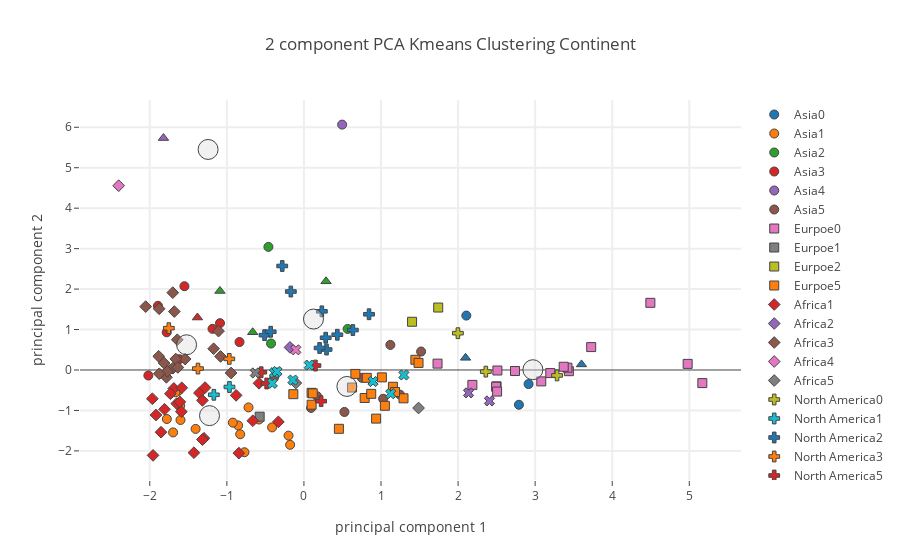

Here is the notebook cell this chart was saved with:
### Code cell
plot_plotly(principalDf_socio,"Continent",continent_centers_socio,"Socioeconomic + Foods")

### Figure 1 — Plotly figure (JSON) as saved in the notebook; plotly's stock layout.template omitted (floating-point values rounded to 4 significant figures)
{"data": [{"marker": {"color": 0, "line": {"width": 1}, "size": 9, "symbol": 0}, "mode": "markers", "name": "Asia0", "text": ["Israel", "Japan", "Kuwait"], "type": "scatter", "uid": "054f1ebc-9460-4724-9ad0-b9a22416b911", "x": [2.915, 2.107, 2.789], "y": [-0.3477, 1.345, -0.8598]}, {"marker": {"color": 1, "line": {"width": 1}, "size": 9, "symbol": 0}, "mode": "markers", "name": "Asia1", "text": ["Afghanistan", "Azerbaijan", "Georgia", "India", "Iran (Islamic Republic of)", "Iraq", "Jordan", "Kyrgyzstan", "Lao People's Democratic Republic", "Nepal", "Pakistan", "Tajikistan", "Turkey", "Turkmenistan", "Uzbekistan", "Yemen"], "type": "scatter", "uid": "a223e734-9655-4560-b3b0-b3b239829903", "x": [-1.697, -0.7716, -0.8532, -1.634, -0.9224, -1.405, -0.5828, -0.4132, -1.667, -1.779, -0.7191, -1.605, -0.1997, -0.1789, -0.8269, -1.601], "y": [-1.543, -2.033, -1.37, -0.5239, -1.301, -1.457, -1.224, -1.42, -0.5517, -1.212, -0.9256, -0.8857, -1.623, -1.849, -1.588, -1.236]}, {"marker": {"color": 2, "line": {"width": 1}, "size": 9, "symbol": 0}, "mode": "markers", "name": "Asia2", "text": ["Lebanon", "Malaysia", "Republic of Korea"], "type": "scatter", "uid": "72c2d691-bd14-44e3-8380-8097f7aae4ec", "x": [-0.4267, -0.4608, 0.567], "y": [0.6543, 3.043, 1.015]}, {"marker": {"color": 3, "line": {"width": 1}, "size": 9, "symbol": 0}, "mode": "markers", "name": "Asia3", "text": ["Bangladesh", "Cambodia", "Indonesia", "Myanmar", "Philippines", "Sri Lanka", "Thailand", "Timor-Leste", "Viet Nam"], "type": "scatter", "uid": "0fe1176d-7c85-4104-8389-4c8c5adc23a6", "x": [-2.018, -1.616, -1.78, -0.8358, -1.55, -1.894, -1.089, -1.713, -1.186], "y": [-0.1371, 0.268, 0.9317, 0.691, 2.071, 1.586, 1.158, 0.02994, 1.016]}, {"marker": {"color": 4, "line": {"width": 1}, "size": 9, "symbol": 0}, "mode": "markers", "name": "Asia4", "text": ["Maldives"], "type": "scatter", "uid": "64b22714-49c5-4973-bdd9-20f06c1a8de8", "x": [0.4958], "y": [6.065]}, {"marker": {"color": 5, "line": {"width": 1}, "size": 9, "symbol": 0}, "mode": "markers", "name": "Asia5", "text": ["Armenia", "Brunei Darussalam", "China, mainland", "Cyprus", "Kazakhstan", "Mongolia", "Oman", "Saudi Arabia", "United Arab Emirates"], "type": "scatter", "uid": "85fe83ae-c021-4a86-ba5c-4dbb005a56eb", "x": [0.09279, 1.52, -0.3854, 1.121, 1.028, 0.1701, 0.7516, 0.5257, 1.246], "y": [-0.9383, 0.4556, -0.1792, 0.6197, -0.7117, -0.6468, -0.1935, -1.038, -0.6096]}, {"marker": {"color": 0, "line": {"width": 1}, "size": 9, "symbol": 1}, "mode": "markers", "name": "Eurpoe0", "text": ["Austria", "Belgium", "Denmark", "Finland", "France", "Germany", "Iceland", "Ireland", "Lithuania", "Luxembourg", "Malta", "Netherlands", "Norway", "Sweden", "Switzerland", "United Kingdom"], "type": "scatter", "uid": "61a927ba-37f0-4a81-9ceb-126a53f6506e", "x": [2.499, 5.169, 2.739, 3.08, 2.51, 2.494, 4.495, 2.506, 1.734, 4.979, 3.438, 3.419, 3.727, 3.371, 3.196, 2.185], "y": [-0.4041, -0.3243, -0.0258, -0.2819, -0.01235, -0.4146, 1.66, -0.5334, 0.1574, 0.1507, -0.02945, 0.0571, 0.5664, 0.07984, -0.07609, -0.3679]}, {"marker": {"color": 1, "line": {"width": 1}, "size": 9, "symbol": 1}, "mode": "markers", "name": "Eurpoe1", "text": ["Bosnia and Herzegovina"], "type": "scatter", "uid": "f578b099-8fd2-4d41-a99e-28bd7e30d796", "x": [-0.5742], "y": [-1.155]}, {"marker": {"color": 2, "line": {"width": 1}, "size": 9, "symbol": 1}, "mode": "markers", "name": "Eurpoe2", "text": ["Portugal", "Spain"], "type": "scatter", "uid": "12b12ea5-21b3-4f0f-b0cf-5abfe93164a9", "x": [1.403, 1.742], "y": [1.192, 1.544]}, {"marker": {"color": 3, "line": {"width": 1}, "size": 9, "symbol": 1}, "mode": "markers", "name": "Eurpoe3", "text": [], "type": "scatter", "uid": "28c3fdb2-7ae9-4606-90f7-f17d024cf6eb", "x": [], "y": []}, {"marker": {"color": 4, "line": {"width": 1}, "size": 9, "symbol": 1}, "mode": "markers", "name": "Eurpoe4", "text": [], "type": "scatter", "uid": "aef2aafe-bfae-415f-a7c6-1459f5c40d05", "x": [], "y": []}, {"marker": {"color": 5, "line": {"width": 1}, "size": 9, "symbol": 1}, "mode": "markers", "name": "Eurpoe5", "text": ["Albania", "Belarus", "Bulgaria", "Croatia", "Czechia", "Estonia", "Greece", "Hungary", "Italy", "Latvia", "Montenegro", "Poland", "Romania", "Russian Federation", "Serbia", "Slovakia", "Slovenia", "Ukraine"], "type": "scatter", "uid": "c7b5f34f-d6bc-4ea7-95c3-43dc55e9eb98", "x": [0.9365, 1.012, 0.1, 0.6674, 1.155, 1.05, 1.446, 0.6233, 1.487, 0.8152, 1.292, 0.7881, 0.4538, 0.8732, -0.1376, 0.0993, 1.182, 0.1144], "y": [-1.202, -0.1822, -0.8579, -0.09693, -0.4149, -0.8846, 0.2527, -0.4345, 0.1751, -0.1941, -0.7003, -0.6921, -1.454, -0.5896, -0.5981, -0.5645, -0.5447, -0.5779]}, {"marker": {"color": 0, "line": {"width": 1}, "size": 9, "symbol": 2}, "mode": "markers", "name": "Africa0", "text": [], "type": "scatter", "uid": "672ac95f-daa1-4da6-b326-56b683e83af4", "x": [], "y": []}, {"marker": {"color": 1, "line": {"width": 1}, "size": 9, "symbol": 2}, "mode": "markers", "name": "Africa1", "text": ["Algeria", "Botswana", "Burkina Faso", "Cabo Verde", "Chad", "Egypt", "Ethiopia", "Gambia", "Kenya", "Lesotho", "Madagascar", "Malawi", "Mali", "Mauritania", "Morocco", "Niger", "Senegal", "South Africa", "Eswatini", "Tunisia", "Zambia", "Zimbabwe"], "type": "scatter", "uid": "be033581-81d6-467e-b3d4-918999bddc6b", "x": [-0.8441, -0.8796, -1.854, -0.5825, -1.809, -1.427, -1.92, -1.65, -1.356, -1.958, -1.688, -1.967, -1.297, -0.6634, -1.317, -1.59, -1.585, -0.3317, -1.317, -1.283, -1.733, -1.61], "y": [-2.056, -0.6274, -1.537, -0.3287, -0.97, -2.044, -1.113, -0.8311, -0.5668, -2.111, -0.4558, -0.7106, -1.688, -1.255, -1.719, -1.03, -0.4406, -1.282, -0.7509, -0.4353, -0.5874, -0.7892]}, {"marker": {"color": 2, "line": {"width": 1}, "size": 9, "symbol": 2}, "mode": "markers", "name": "Africa2", "text": ["Gabon"], "type": "scatter", "uid": "55cffedc-d0ef-4b6b-aa3a-d767c28d65ac", "x": [-0.1806], "y": [0.5589]}, {"marker": {"color": 3, "line": {"width": 1}, "size": 9, "symbol": 2}, "mode": "markers", "name": "Africa3", "text": ["Angola", "Benin", "Cameroon", "Central African Republic", "Congo (note no data in Food suppley tables for DRC)", "CÃƒÂ´te d'Ivoire", "Ghana", "Guinea", "Guinea-Bissau", "Liberia", "Mozambique", "Namibia", "Nigeria", "Rwanda", "Sierra Leone", "Togo", "Uganda", "United Republic of Tanzania"], "type": "scatter", "uid": "44248046-8574-4b52-9f1c-1a66328dba31", "x": [-1.082, -1.541, -1.663, -1.171, -1.108, -2.053, -1.702, -1.784, -1.815, -1.7, -1.772, -0.9454, -1.884, -1.878, -1.643, -1.877, -1.682, -1.635], "y": [0.3348, 0.2693, 0.2718, 0.5252, 0.9615, 1.566, 1.912, -0.1804, 0.1723, 0.04394, -0.03611, -0.07411, 0.3372, 1.513, 0.7478, -0.09294, 1.444, 0.06345]}, {"marker": {"color": 4, "line": {"width": 1}, "size": 9, "symbol": 2}, "mode": "markers", "name": "Africa4", "text": ["Sao Tome and Principe"], "type": "scatter", "uid": "95fb8fe2-7158-4f82-bb16-e5118eae9689", "x": [-2.404], "y": [4.556]}, {"marker": {"color": 5, "line": {"width": 1}, "size": 9, "symbol": 2}, "mode": "markers", "name": "Africa5", "text": ["Mauritius", "Sudan"], "type": "scatter", "uid": "8e3f5d43-5cfc-4bc4-8822-32c66492c292", "x": [-0.1048, 1.487], "y": [-0.3221, -0.94]}, {"marker": {"color": 0, "line": {"width": 1}, "size": 9, "symbol": 3}, "mode": "markers", "name": "North America0", "text": ["Bahamas", "Canada", "United States of America"], "type": "scatter", "uid": "b7dd8314-fdfe-4ce6-9299-34e2b855e0d8", "x": [1.998, 2.36, 3.284], "y": [0.9095, -0.0409, -0.1346]}, {"marker": {"color": 1, "line": {"width": 1}, "size": 9, "symbol": 3}, "mode": "markers", "name": "North America1", "text": ["Honduras", "Nicaragua"], "type": "scatter", "uid": "efdf0d3b-e7bc-4874-b32f-221ca9cc092a", "x": [-0.9662, -1.169], "y": [-0.42, -0.6127]}, {"marker": {"color": 2, "line": {"width": 1}, "size": 9, "symbol": 3}, "mode": "markers", "name": "North America2", "text": ["Antigua and Barbuda", "Barbados", "Costa Rica", "Dominica", "Dominican Republic", "Grenada", "Jamaica", "Saint Kitts and Nevis", "Saint Lucia", "Saint Vincent and the Grenadines", "Trinidad and Tobago"], "type": "scatter", "uid": "4ec7fdc5-d9f8-4a12-9599-66f2f45bc764", "x": [0.8448, 0.6348, 0.2934, -0.2816, -0.5108, -0.1699, -0.4315, 0.4334, 0.2324, 0.2824, 0.2032], "y": [1.378, 0.9877, 0.5053, 2.571, 0.861, 1.939, 0.9456, 0.8713, 1.451, 0.797, 0.5441]}, {"marker": {"color": 3, "line": {"width": 1}, "size": 9, "symbol": 3}, "mode": "markers", "name": "North America3", "text": ["El Salvador", "Guatemala", "Haiti"], "type": "scatter", "uid": "68de04eb-a1c2-4296-9048-a50db928fcc6", "x": [-0.9683, -1.375, -1.753], "y": [0.2742, 0.03483, 1.034]}, {"marker": {"color": 4, "line": {"width": 1}, "size": 9, "symbol": 3}, "mode": "markers", "name": "North America4", "text": [], "type": "scatter", "uid": "ac319e4d-913d-44f0-81f8-2f5acfcd1c43", "x": [], "y": []}, {"marker": {"color": 5, "line": {"width": 1}, "size": 9, "symbol": 3}, "mode": "markers", "name": "North America5", "text": ["Belize", "Cuba", "Mexico", "Panama"], "type": "scatter", "uid": "f8890c80-5e13-4e00-880d-f1cdf7b1e930", "x": [-0.5541, -0.4839, 0.2231, 0.1491], "y": [-0.05601, -0.3338, -0.7706, 0.1098]}, {"marker": {"color": 0, "line": {"width": 1}, "size": 9, "symbol": 4}, "mode": "markers", "name": "South America0", "text": ["Argentina", "Uruguay"], "type": "scatter", "uid": "accccf70-8ab2-45e5-a598-22014b293d91", "x": [2.136, 2.407], "y": [-0.5656, -0.7645]}, {"marker": {"color": 1, "line": {"width": 1}, "size": 9, "symbol": 4}, "mode": "markers", "name": "South America1", "text": [], "type": "scatter", "uid": "075216ff-f9b2-4036-a0dd-714adad686e6", "x": [], "y": []}, {"marker": {"color": 2, "line": {"width": 1}, "size": 9, "symbol": 4}, "mode": "markers", "name": "South America2", "text": ["Ecuador"], "type": "scatter", "uid": "7c2d3caf-683c-4bf2-b2e2-56fcaa65b7e8", "x": [-0.1052], "y": [0.4987]}, {"marker": {"color": 3, "line": {"width": 1}, "size": 9, "symbol": 4}, "mode": "markers", "name": "South America3", "text": ["Peru"], "type": "scatter", "uid": "14e00b4c-a42b-4e5d-93dc-c3a50b68f819", "x": [-0.6306], "y": [-0.07271]}, {"marker": {"color": 4, "line": {"width": 1}, "size": 9, "symbol": 4}, "mode": "markers", "name": "South America4", "text": [], "type": "scatter", "uid": "c44f91ea-8c52-40d2-b56c-c67aaa79d415", "x": [], "y": []}, {"marker": {"color": 5, "line": {"width": 1}, "size": 9, "symbol": 4}, "mode": "markers", "name": "South America5", "text": ["Bolivia (Plurinational State of)", "Brazil", "Chile", "Colombia", "Guyana", "Paraguay", "Suriname", "Venezuela (Bolivarian Republic of)"], "type": "scatter", "uid": "8cfb16ba-a3b0-4831-a8d0-4d9b29a0b050", "x": [-0.4103, 1.297, 1.126, 0.06953, -0.3831, -0.1425, -0.3493, 0.8962], "y": [-0.3301, -0.123, -0.5868, 0.12, -0.06744, -0.2492, -0.03713, -0.2852]}, {"marker": {"color": 0, "line": {"width": 1}, "size": 9, "symbol": 5}, "mode": "markers", "name": "Australia0", "text": ["Australia", "New Zealand"], "type": "scatter", "uid": "d94bb76c-62e7-4dcc-9c1a-4c71f2e82a26", "x": [3.601, 2.097], "y": [0.1377, 0.3004]}, {"marker": {"color": 1, "line": {"width": 1}, "size": 9, "symbol": 5}, "mode": "markers", "name": "Australia1", "text": [], "type": "scatter", "uid": "e87b25b3-cd62-4919-a3a2-46f2370c4847", "x": [], "y": []}, {"marker": {"color": 2, "line": {"width": 1}, "size": 9, "symbol": 5}, "mode": "markers", "name": "Australia2", "text": ["Fiji", "Samoa", "Vanuatu"], "type": "scatter", "uid": "2f59db26-d5dc-4926-bed3-260a2edfbcc9", "x": [-0.6646, 0.2869, -1.09], "y": [0.9326, 2.193, 1.953]}, {"marker": {"color": 3, "line": {"width": 1}, "size": 9, "symbol": 5}, "mode": "markers", "name": "Australia3", "text": ["Solomon Islands"], "type": "scatter", "uid": "b5c0ca51-20be-425e-b05e-9dc8fc6e1229", "x": [-1.382], "y": [1.297]}, {"marker": {"color": 4, "line": {"width": 1}, "size": 9, "symbol": 5}, "mode": "markers", "name": "Australia4", "text": ["Kiribati"], "type": "scatter", "uid": "0a150abd-8488-4866-aa37-978907b61a4e", "x": [-1.822], "y": [5.733]}, {"marker": {"color": 5, "line": {"width": 1}, "size": 9, "symbol": 5}, "mode": "markers", "name": "Australia5", "text": [], "type": "scatter", "uid": "73cf819a-3fa8-426b-9196-ca967fac6004", "x": [], "y": []}, {"marker": {"color": "rgba(220, 220, 220, .4)", "line": {"width": 1}, "size": 20}, "mode": "markers", "name": "Center", "type": "scatter", "uid": "f05af742-e9f7-4ee1-aba5-9aff8def57a6", "x": [2.971, -1.225, 0.1239, -1.523, -1.243, 0.5573], "y": [0.00697, -1.128, 1.259, 0.6238, 5.452, -0.4067]}], "layout": {"hovermode": "closest", "showlegend": true, "title": {"text": "2 component PCA Kmeans Clustering Continent"}, "xaxis": {"gridwidth": 2, "ticklen": 5, "title": {"text": "principal component 1"}, "zeroline": false}, "yaxis": {"gridwidth": 2, "ticklen": 5, "title": {"text": "principal component 2"}}}}
